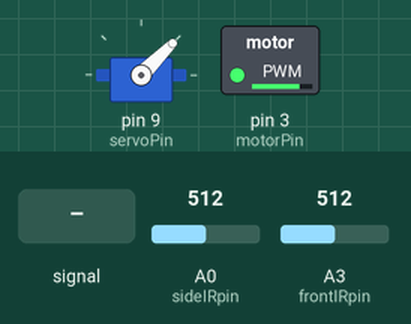
Recording of a sketch running on a simulated Arduino Uno, built with avr-gcc and run on an emulated ATmega328P. Parts: servo, switched loads named in the sketch (green lamp = pin HIGH). The inputs (shaded band) are chosen by the test bench; at power-on: A3 (frontIRpin) = 512, A0 (sideIRpin) = 512.

Above: at 1.2 s.
1.3 s: A3 (frontIRpin) set to 133
At 1.6 s:
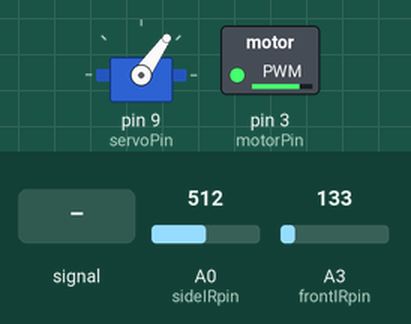
2.8 s: A3 (frontIRpin) set to 117
At 4.1 s:
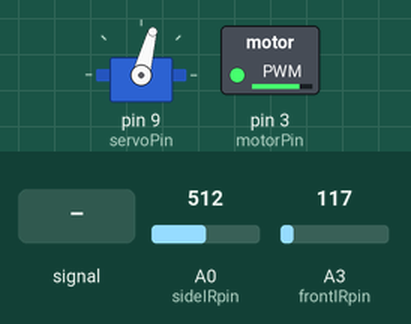
4.8 s: A0 (sideIRpin) fed a 200 Hz sine of ±460 counts around its level
7.8 s: A0 (sideIRpin) set to 610
9.3 s: A0 (sideIRpin) set to 235
10.8 s: A0 (sideIRpin) set to 210
At 12.2 s:
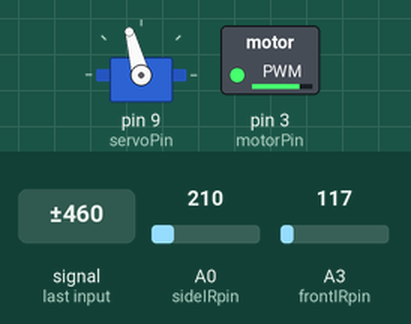
Timing chart, 0 to 13.3 s (numbered marks = the images above; inputs shaded):
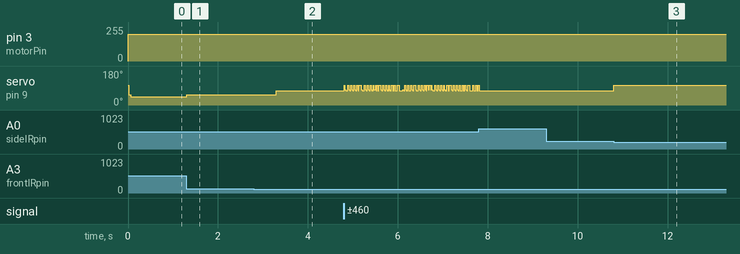

The sketch:

boat_navigation_v2_1.ino
```cpp
#include <Servo.h>

Servo servo;

const int buttonPin = 2;
const int motorPin = 3;
const int servoPin = 9;
const int sideIRpin = 0;
const int frontIRpin = 3;

int buttonState = LOW;      // the current state of the output pin
int turnState = LOW;      // the current state of turning
int previous = LOW;    // the previous reading from the input pin
int current;           // the current reading from the input pin
int motorspeed = 100;
const int turnAngle = 55;
const int defaultAngle = 90;
const int correctionAngle = 15;
long time = 0;         // the last time the output pin was toggled
long debounce = 200;   // the debounce time, increase if the output flickers

const int numReadings = 6;

int sideReadings[numReadings];
int sideIndex = 0;
int sideTotal = 0;
int sideAverage = 0;
int prevSideAverage = 0;
int frontReadings[numReadings];
int frontIndex = 0;
int frontTotal = 0;
int frontAverage = 0;

void setup() {
  pinMode(buttonPin, INPUT);
  pinMode(motorPin, OUTPUT);
  servo.attach(servoPin);

  // initialize readings in the running average distance to 0
  for (int reading = 0; reading < numReadings; reading++) {
    sideReadings[reading] = 0;
    frontReadings[reading] = 0;
  }
  Serial.begin(9600);                             // start the serial port
}

void loop() {
  if (buttonState == LOW) {
    buttonState = HIGH;
    analogWrite(motorPin,200);  //analogWrite for PWM signals
  }

  navigate();
}

void navigate() {
  addSideDistance();
  addFrontDistance();

  if (frontAverage > 140) {
    turnState = HIGH;
    servo.write(turnAngle);
  }

  while(turnState == HIGH) {
    addSideDistance();
    addFrontDistance();
    if (sideAverage > 600) {
      servo.write(turnAngle);
    } else if (sideAverage < 80) {
      servo.write(turnAngle);
    } else {
      servo.write(turnAngle);
    }

    if (frontAverage < 125) {
      turnState = LOW;
      delay(500);
      servo.write(defaultAngle);
    }
    if (frontAverage > 350) {
      servo.write(turnAngle-10);
    }
  }

  if (sideAverage > 280) {
    servo.write(defaultAngle - correctionAngle);
  } else if (sideAverage < 220) {
    servo.write(defaultAngle + correctionAngle);
  } else {
    straighten();
  }
}

void addSideDistance() {
  sideTotal = sideTotal - sideReadings[sideIndex];
  sideReadings[sideIndex] = analogRead(sideIRpin);
  sideTotal = sideTotal + sideReadings[sideIndex];
  sideIndex = sideIndex + 1;

  if (sideIndex >= numReadings) {
    sideIndex = 0;
  }

  prevSideAverage = sideAverage;
  sideAverage = sideTotal / numReadings;
}

void addFrontDistance() {
  frontTotal = frontTotal - frontReadings[frontIndex];
  frontReadings[frontIndex] = analogRead(frontIRpin);
  frontTotal = frontTotal + frontReadings[frontIndex];
  frontIndex = frontIndex + 1;

  if (frontIndex >= numReadings) {
    frontIndex = 0;
  }

  frontAverage = frontTotal / numReadings;
}

void straighten() {
  if (sideAverage > prevSideAverage + 5) {
    servo.write(80);
  } else if (prevSideAverage < sideAverage - 5) {
    servo.write(100);
  }
}
```

Measured:
- the behaviour switches between 125 and 124 on A3 (frontIRpin) (found by bisection; images 1 and 2)
- the behaviour switches between 220 and 219 on A0 (sideIRpin) (found by bisection; images 2 and 3)
- after the input at 1.3 s, servo on pin 9 (servoPin): 45° → 55° at once
- after the input at 2.8 s, servo on pin 9 (servoPin): 55° → 75° after 0.50 s
- after the input at 9.3 s, every drawn part: stays the same
- after the input at 10.8 s, servo on pin 9 (servoPin): 75° → 105° at once
